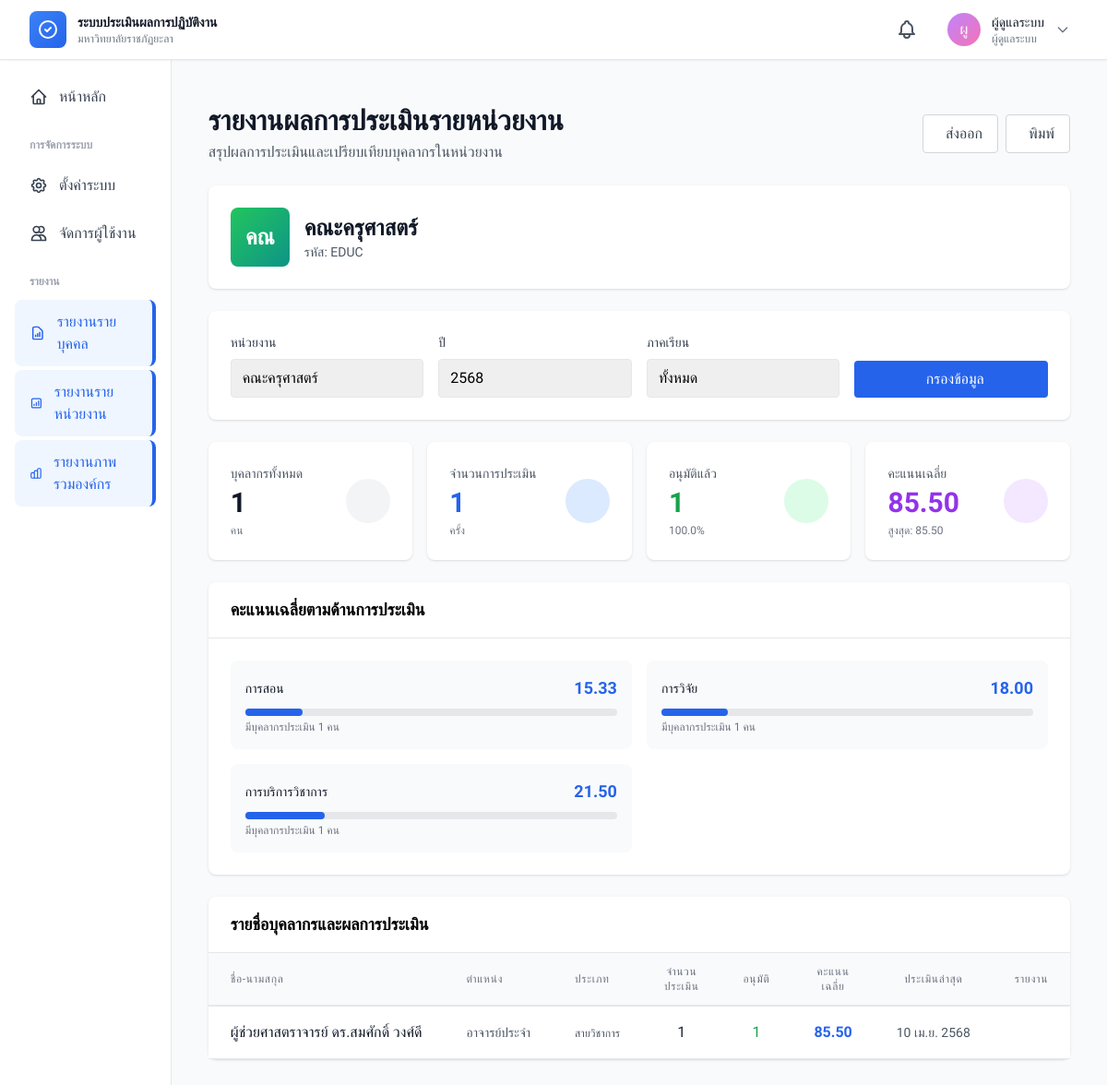
The app's page /modules/reports/department.php (signed in) with its own data.
### tables this page shows
CREATE TABLE `departments` (
  `department_id` int(11) NOT NULL,
  `department_code` varchar(20) NOT NULL,
  `department_name_th` varchar(255) NOT NULL,
  `department_name_en` varchar(255) DEFAULT NULL,
  `faculty_id` int(11) DEFAULT NULL,
  `head_user_id` int(11) DEFAULT NULL,
  `is_active` tinyint(1) DEFAULT 1,
  `created_at` timestamp NOT NULL DEFAULT current_timestamp()
);

CREATE TABLE `users` (
  `user_id` int(11) NOT NULL,
  `username` varchar(50) NOT NULL,
  `password` varchar(255) NOT NULL,
  `email` varchar(100) NOT NULL,
  `full_name_th` varchar(255) NOT NULL,
  `full_name_en` varchar(255) DEFAULT NULL,
  `personnel_type` enum('academic','support','lecturer') NOT NULL,
  `personnel_type_id` int(11) DEFAULT NULL,
  `department_id` int(11) DEFAULT NULL,
  `position` varchar(100) DEFAULT NULL,
  `role` enum('admin','staff','manager') NOT NULL DEFAULT 'staff',
  `is_active` tinyint(1) DEFAULT 1,
  `last_login` datetime DEFAULT NULL,
  `created_at` timestamp NOT NULL DEFAULT current_timestamp(),
  `updated_at` timestamp NOT NULL DEFAULT current_timestamp() ON UPDATE current_timestamp()
);

CREATE TABLE `personnel_types` (
  `personnel_type_id` int(11) NOT NULL,
  `type_code` varchar(20) NOT NULL,
  `type_name_th` varchar(100) NOT NULL,
  `type_name_en` varchar(100) DEFAULT NULL,
  `description` text DEFAULT NULL,
  `is_active` tinyint(1) DEFAULT 1,
  `created_by` int(11) DEFAULT NULL,
  `updated_by` int(11) DEFAULT NULL,
  `created_at` timestamp NOT NULL DEFAULT current_timestamp(),
  `updated_at` timestamp NOT NULL DEFAULT current_timestamp() ON UPDATE current_timestamp()
);

### modules/reports/department.php (the view, shortened to what the rows shown need)
<?php
require_once APP_ROOT . '/includes/helpers.php';
$db = getDB();
$user_department_id = $_SESSION['user']['department_id'];
$department_filter = $_GET['department'] ?? ($user_department_id ?: '');
$year_filter = $_GET['year'] ?? date('Y');
try {
    if (isAdmin()) {
        $stmt = $db->query("
            SELECT department_id, department_name_th
            FROM departments
            WHERE is_active = 1
            ORDER BY department_name_th
        ");
    }
    $departments = $stmt->fetchAll();
    if (empty($departments)) {
        $no_department = true;
        $departments = [];
        $department_filter = null;
    } else {
        $no_department = false;
        if (!$department_filter && !empty($departments)) {
            $department_filter = $departments[0]['department_id'];
        }
    }
    $current_department = null;
    if ($department_filter) {
        $stmt = $db->prepare("SELECT * FROM departments WHERE department_id = ?");
        $stmt->execute([$department_filter]);
        $current_department = $stmt->fetch();
    }
    if (!$department_filter || $no_department) {
        $stats = [
            'total_staff' => 0,
            'total_evaluations' => 0,
            'approved_count' => 0,
            'pending_count' => 0,
            'avg_score' => null,
            'max_score' => null,
            'min_score' => null
        ];
        $staff_list = [];
        $aspect_scores = [];
        $years = [];
    } else {
        $where = ["u.department_id = ?"];
        $params = [$department_filter];
        if ($year_filter) {
            $where[] = "ep.year = ?";
            $params[] = $year_filter;
        }
        $where_clause = implode(' AND ', $where);
        $stmt = $db->prepare("
        SELECT u.user_id,
               u.full_name_th as full_name,
               u.position,
               pt.type_name_th as type_name,
               COUNT(DISTINCT e.evaluation_id) as evaluation_count,
               SUM(CASE WHEN e.status = 'approved' THEN 1 ELSE 0 END) as approved_count,
               AVG(CASE WHEN e.status = 'approved' THEN e.total_score ELSE NULL END) as avg_score,
               MAX(e.submitted_at) as last_evaluation
        FROM users u
        LEFT JOIN personnel_types pt ON u.personnel_type_id = pt.personnel_type_id
        LEFT JOIN evaluations e ON u.user_id = e.user_id
        LEFT JOIN evaluation_periods ep ON e.period_id = ep.period_id
        WHERE $where_clause
        GROUP BY u.user_id, u.full_name_th, u.position, pt.type_name_th
        ORDER BY u.full_name_th
    ");
        $stmt->execute($params);
        $staff_list = $stmt->fetchAll();
    }
} catch (Exception $e) {
    error_log("Department Report Error: " . $e->getMessage());
    $error_message = 'เกิดข้อผิดพลาด: ' . $e->getMessage();
    $no_department = true;
    $stats = ['total_staff' => 0, 'total_evaluations' => 0, 'approved_count' => 0, 'avg_score' => null, 'max_score' => null];
    $staff_list = [];
    $aspect_scores = [];
    $years = [];
}
include APP_ROOT . '/includes/header.php';
?>
<div class="container mx-auto px-4 py-6">
    <div class="mb-6">
        <div class="flex items-center justify-between">
            <div>
                <h1 class="text-3xl font-bold text-gray-900">รายงานผลการประเมินรายหน่วยงาน</h1>
            </div>
        </div>
    </div>
    <?php if ($no_department): ?>
        <div class="bg-yellow-100 border border-yellow-400 text-yellow-700 px-4 py-3 rounded mb-4">
            <i class="fas fa-info-circle mr-2"></i>
            ยังไม่มีข้อมูลหน่วยงาน กรุณาเพิ่มข้อมูลหน่วยงานก่อนใช้งานรายงานนี้
        </div>
    <?php else: ?>
        <?php if ($current_department): ?>
            <div class="bg-white rounded-lg shadow p-6 mb-6">
                <div class="flex items-center">
                    <div
                        class="w-16 h-16 bg-gradient-to-br from-green-500 to-teal-600 rounded-lg flex items-center justify-center text-white text-2xl font-bold mr-4">
                        <?php echo mb_substr($current_department['department_name_th'], 0, 2); ?>
                    </div>
                    <div>
                        <h2 class="text-2xl font-bold text-gray-900">
                            <?php echo e($current_department['department_name_th']); ?>
                        </h2>
                        <?php if ($current_department['department_code']): ?>
                            <p class="text-sm text-gray-600">รหัส: <?php echo e($current_department['department_code']); ?></p>
                        <?php endif; ?>
                    </div>
                </div>
            </div>
        <?php endif; ?>
        <div class="bg-white rounded-lg shadow">
            <div class="overflow-x-auto">
                <table class="w-full">
                    <thead class="bg-gray-50">
                        <tr>
                            <th class="px-6 py-3 text-left text-xs font-medium text-gray-500 uppercase tracking-wider">
                                ชื่อ-นามสกุล</th>
                            <th class="px-6 py-3 text-left text-xs font-medium text-gray-500 uppercase tracking-wider">
                                ตำแหน่ง</th>
                            <th class="px-6 py-3 text-left text-xs font-medium text-gray-500 uppercase tracking-wider">
                                ประเภท</th>
                            <th class="px-6 py-3 text-center text-xs font-medium text-gray-500 uppercase tracking-wider">
                                จำนวนประเมิน</th>
                            <th class="px-6 py-3 text-center text-xs font-medium text-gray-500 uppercase tracking-wider">
                                อนุมัติ</th>
                            <th class="px-6 py-3 text-center text-xs font-medium text-gray-500 uppercase tracking-wider">
                                คะแนนเฉลี่ย</th>
                            <th class="px-6 py-3 text-center text-xs font-medium text-gray-500 uppercase tracking-wider">
                                ประเมินล่าสุด</th>
                            <th
                                class="px-6 py-3 text-center text-xs font-medium text-gray-500 uppercase tracking-wider no-print">
                                รายงาน</th>
                        </tr>
                    </thead>
                    <tbody class="bg-white divide-y divide-gray-200">
                        <?php if (empty($staff_list)): ?>
                            <tr>
                                <td colspan="8" class="px-6 py-4 text-center text-gray-500">
                                    ไม่พบข้อมูลบุคลากร
                                </td>
                            </tr>
                        <?php else: ?>
                            <?php foreach ($staff_list as $staff): ?>
                                <tr class="hover:bg-gray-50">
                                    <td class="px-6 py-4 whitespace-nowrap">
                                        <div class="font-medium text-gray-900">
                                            <?php echo e($staff['full_name']); ?>
                                        </div>
                                    </td>
                                    <td class="px-6 py-4 whitespace-nowrap">
                                        <span class="text-sm text-gray-600">
                                            <?php echo e($staff['position'] ?? '-'); ?>
                                        </span>
                                    </td>
                                    <td class="px-6 py-4 whitespace-nowrap">
                                        <span class="text-xs text-gray-600">
                                            <?php echo e($staff['type_name'] ?? '-'); ?>
                                        </span>
                                    </td>
                                    <td class="px-6 py-4 whitespace-nowrap text-center">
                                        <?php echo number_format($staff['evaluation_count']); ?>
                                    </td>
                                    <td class="px-6 py-4 whitespace-nowrap text-center">
                                        <span class="font-medium text-green-600">
                                            <?php echo number_format($staff['approved_count']); ?>
                                        </span>
                                    </td>
                                    <td class="px-6 py-4 whitespace-nowrap text-center">
                                        <?php if ($staff['avg_score']): ?>
                                            <span class="font-bold text-blue-600">
                                                <?php echo number_format($staff['avg_score'], 2); ?>
                                            </span>
                                        <?php else: ?>
                                            <span class="text-gray-400">-</span>
                                        <?php endif; ?>
                                    </td>
                                    <td class="px-6 py-4 whitespace-nowrap text-center text-sm text-gray-600">
                                        <?php echo $staff['last_evaluation'] ? thai_date($staff['last_evaluation'], 'short') : '-'; ?>
                                    </td>
                                    <td class="px-6 py-4 whitespace-nowrap text-center no-print">
                                    </td>
                                </tr>
                            <?php endforeach; ?>
                        <?php endif; ?>
                    </tbody>
                </table>
            </div>
        </div>
    <?php endif;
    ?>
</div>
<?php include APP_ROOT . '/includes/footer.php'; ?>

### records on screen
departments: department_name_th "คณ", department_name_th "คณะครุศาสตร์", department_code "EDUC"
users: full_name_th "ผู้ช่วยศาสตราจารย์ ดร.สมศักดิ์ วงศ์ดี", position "อาจารย์ประจำ", personnel_type.type_name_th "สายวิชาการ", evaluation_count "1", approved_count "1", avg_score "85.50", last_evaluation "10 เม.ย. 2568"

### other values on screen
mb_substr($current_user['full_name_th'], 0, 2) "ผู"
$current_user['full_name_th'] "ผู้ดูแลระบบ"
$role_names[$current_user['role']] "ผู้ดูแลระบบ"
$stats['total_staff'] "1"
$stats['total_evaluations'] "1"
$stats['approved_count'] "1"
$approval_rate "100.0"
$stats['avg_score'] "85.50"
$stats['max_score'] "85.50"
$aspect['aspect_name'] "การสอน"
$aspect['avg_score'] "15.33"
$aspect['staff_count'] "1"
$aspect['aspect_name'] "การวิจัย"
$aspect['avg_score'] "18.00"
$aspect['aspect_name'] "การบริการวิชาการ"
